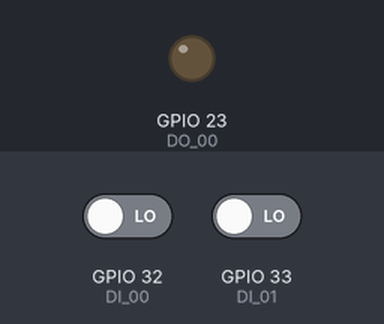
This sketch was run on a simulated ESP32. Shown: output pins drawn as LEDs (lit = HIGH). Inputs (shaded band) come from the test bench; at power-on: GPIO 32 (DI_00) LOW, GPIO 33 (DI_01) LOW. What the sketch prints to the serial monitor is not drawn.

Above: at 1.2 s.
1.3 s: GPIO 32 (DI_00) driven HIGH
At 2.2 s:
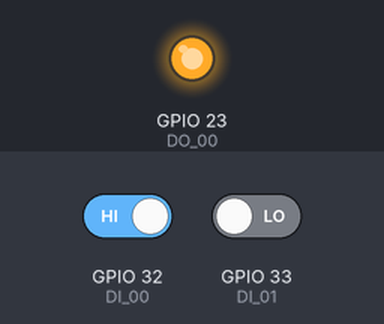
2.8 s: GPIO 33 (DI_01) driven HIGH
At 3.4 s:
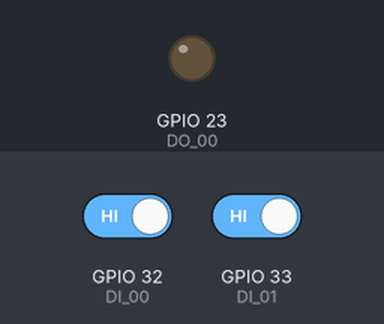
4.3 s: GPIO 33 (DI_01) driven LOW
At 5.7 s:
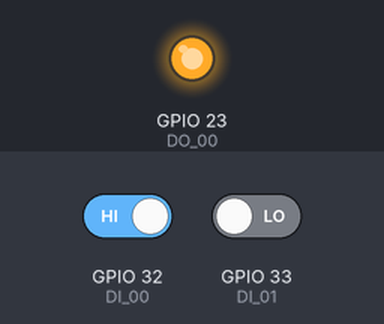
Timing chart, 0 to 7.3 s (numbered marks = the images above; inputs shaded):
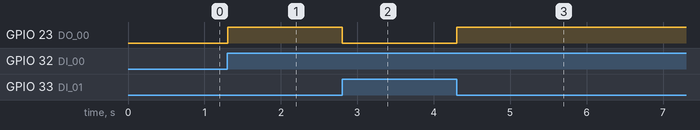

Measured:
- after the input at 1.3 s, GPIO 23 (DO_00): LOW → HIGH at once
- after the input at 2.8 s, GPIO 23 (DO_00): HIGH → LOW at once
- after the input at 4.3 s, GPIO 23 (DO_00): LOW → HIGH at once

The sketch:

03_activacion_5_segundos.ino
```cpp
/* Definicion de pines */
int DI_00 = 32;
int DI_01 = 33;

int DO_00 = 23; //25;

// Señales virtuales
// Entradas
byte X_00 = 0;
byte X_01 = 0;

byte Y_00 = 0;

byte M_00 = 0;

//////////////////////////////////////////////// Temporizadores

#define  numeroDeTON 16

struct temporizador {
    byte entrada;
    byte salida;
    unsigned long tiempo;
    unsigned long tiempoActual;
} TON[numeroDeTON];

struct temporizadorAux {
    byte bandera;
    unsigned long tiempo_Aux1;
    unsigned long tiempo_Aux2;
} TON_Aux[numeroDeTON];

void actualizarTON (int);


void setup() {
  // Configuracion de pines
  pinMode(DI_00, INPUT);
  pinMode(DI_01, INPUT);

  pinMode(DO_00, OUTPUT);

  // Temporizandores
    TON[0].tiempo = (unsigned long) 5000;

  // Puerto Serie
  Serial.begin(115200);
}


void loop() {
  //programa

  M_00 = (M_00 || X_00) && !X_01 && !TON[0].salida;

  TON[0].entrada = M_00;
  actualizarTON(0);

  Y_00 = M_00;

  // Para debugear
  Serial.printf("\nX_00 %d, X_01 %d, Y_00 %d", X_00, X_01, Y_00);

  // Mapeando entradas y salidas
  X_00 = digitalRead(DI_00);
  X_01 = digitalRead(DI_01);
  digitalWrite(DO_00, Y_00);

}

//////////////////////////////////////////////// Temporizadores


void actualizarTON (int i) {
     if (TON [i].entrada)
   {
        if (!TON_Aux[i].bandera) {
           TON_Aux[i].bandera = true;
           TON_Aux[i].tiempo_Aux1 = millis ();
        }
        TON_Aux[i].tiempo_Aux2 = millis ();
        TON [i].tiempoActual = TON_Aux[i].tiempo_Aux2 - TON_Aux[i].tiempo_Aux1;

        if (TON [i].tiempoActual > TON [i].tiempo) {
            TON [i].salida = true;
        }
    } else {
        TON [i].salida = false;
        TON_Aux[i].bandera = false;
    }
}
```
